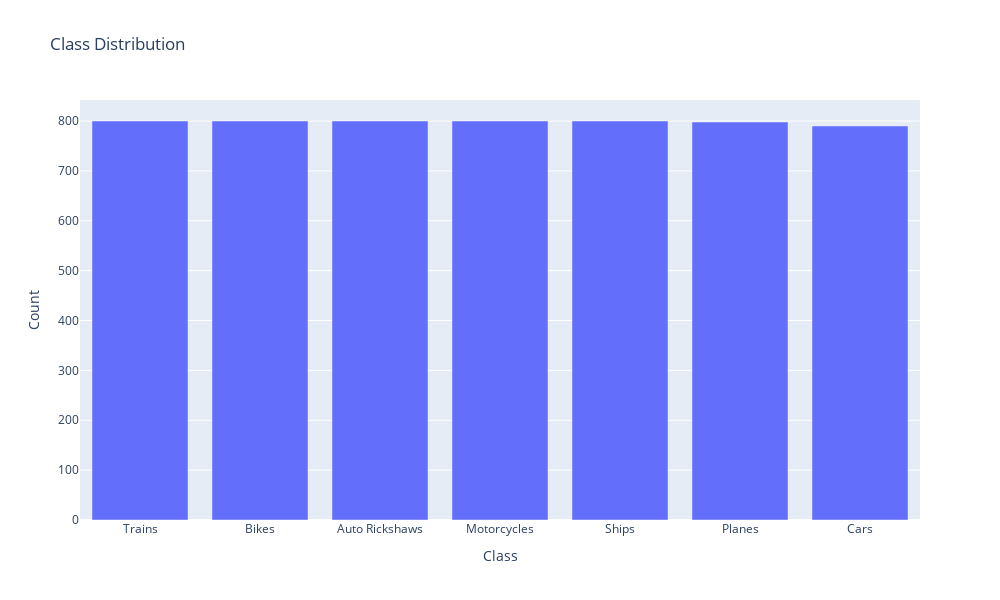

Notebook cell for this chart:
### Code cell
label_counts = df['label'].value_counts().sort_values(ascending=False)
fig = px.bar(x=label_counts.index, y=label_counts.values, 
             title='Class Distribution',
             labels={'x': 'Class', 'y': 'Count'})
fig.update_layout(width=1000, height=600)
fig.show()

### Figure 1 — Plotly figure (JSON) as saved in the notebook; plotly's stock layout.template omitted (floating-point values rounded to 4 significant figures)
{"data": [{"hovertemplate": "Class=%{x}<br>Count=%{y}<extra></extra>", "legendgroup": "", "marker": {"color": "#636efa", "pattern": {"shape": ""}}, "name": "", "orientation": "v", "showlegend": false, "textposition": "auto", "type": "bar", "x": ["Trains", "Bikes", "Auto Rickshaws", "Motorcycles", "Ships", "Planes", "Cars"], "xaxis": "x", "y": [800, 800, 800, 800, 800, 798, 790], "yaxis": "y"}], "layout": {"barmode": "relative", "height": 600, "legend": {"tracegroupgap": 0}, "title": {"text": "Class Distribution"}, "width": 1000, "xaxis": {"anchor": "y", "domain": [0, 1], "title": {"text": "Class"}}, "yaxis": {"anchor": "x", "domain": [0, 1], "title": {"text": "Count"}}}}
